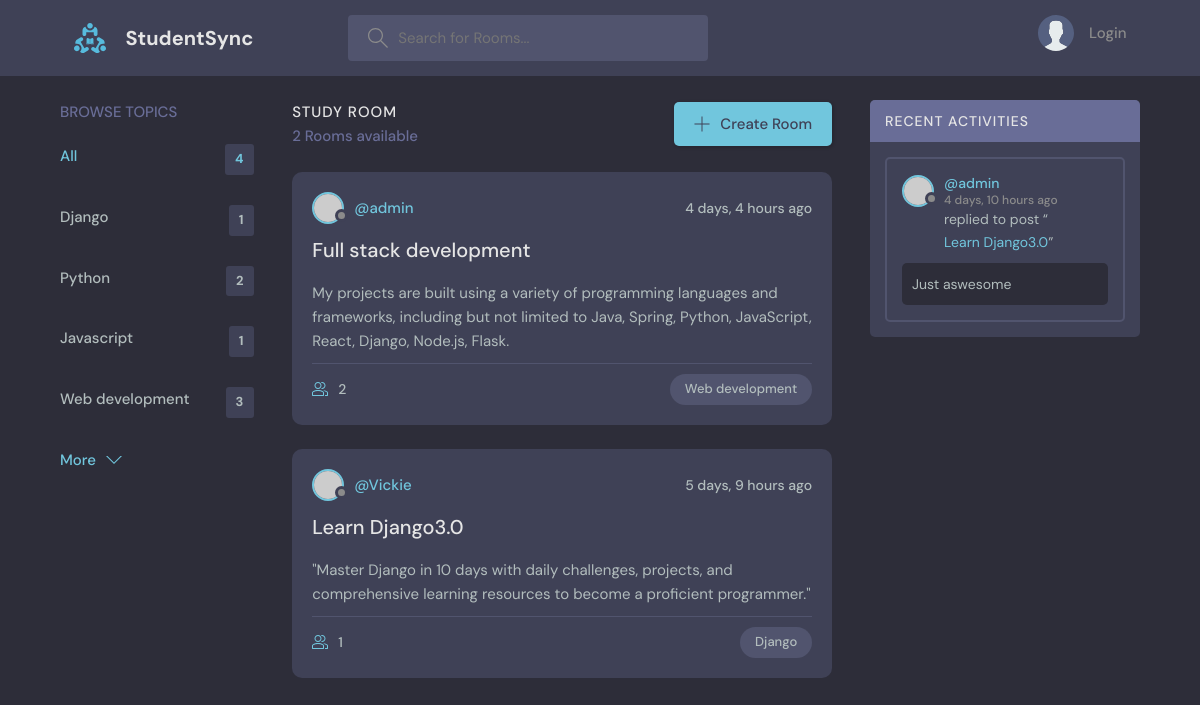
Screenshot of /?q=Django with the database file from the repository.
### base/models.py (models this page shows, shortened)
class Topic(models.Model):
    name=models.CharField(max_length=200)

class Room(models.Model):
    host= models.ForeignKey(User,on_delete=models.SET_NULL,null=True)
    topic= models.ForeignKey(Topic,on_delete=models.SET_NULL,null=True)
    name=models.CharField(max_length=200)
    description=models.TextField(null=True,blank=True)
    participants=models.ManyToManyField(User,related_name='participants',blank=True)
    updated=models.DateTimeField(auto_now=True)
    created=models.DateTimeField(auto_now_add=True)
    class Meta:
        ordering=['-updated','-created']

class Message(models.Model):
    user=models.ForeignKey(User,on_delete=models.CASCADE)
    room=models.ForeignKey(Room,on_delete=models.CASCADE)
    body=models.TextField()
    updated=models.DateTimeField(auto_now=True)
    created=models.DateTimeField(auto_now_add=True)
    class Meta:
        ordering=['-updated','-created']

### base/views.py (the view)
# urls.py: path('',views.home,name="home"),
def home(request):
    q = request.GET.get('q') if request.GET.get('q') != None else ''
    rooms = Room.objects.filter(
        Q(topic__name__icontains=q) |
        Q(name__icontains=q) |
        Q(description__icontains=q)
    )
    topics = Topic.objects.all()
    room_messages = Message.objects.filter(Q(room__name__icontains=q))
    context = {'rooms': rooms, 'topics': topics,
               'room_messages': room_messages}
    return render(request, 'base/home.html', context)

### base/templates/base/home.html (shortened to what this page needs)
{% extends 'main.html' %} {% block content %}
<main class="layout layout--3">
  <div class="container">
    <div>{% include 'base/topics_component.html' %}</div>
    <div class="roomList">
      <div class="roomList__header">
        <div>
          <h2>Study Room</h2>
          <p>{{rooms.count}} Rooms available</p>
        </div>
        <a class="btn btn--main" href="{% url 'create-room' %}">
          <svg
            version="1.1"
            xmlns="http://www.w3.org/2000/svg"
            width="32"
            height="32"
            viewBox="0 0 32 32"
          >
            <title>add</title>
            <path
              d="M16.943 0.943h-1.885v14.115h-14.115v1.885h14.115v14.115h1.885v-14.115h14.115v-1.885h-14.115v-14.115z"
            ></path>
          </svg>
          Create Room
        </a>
      </div>
      {% include 'base/feed_component.html' %}
    </div>
    {% include 'base/activity_component.html' %}
  </div>
</main>
{% endblock content %}

### base/templates/base/topics_component.html
<div class="topics">
  <div class="topics__header">
    <h2>Browse Topics</h2>
  </div>
  <ul class="topics__list">
    <li>
      <a href="{% url 'home' %}" class="active">All <span>{{topics.count}}</span></a>
    </li>
    {% for topic in topics %}
    <li>
      <a href="{% url 'home' %}?q={{topic.name}}">{{topic.name}} <span>{{topic.room_set.all.count}}</span></a>
    </li>
    {% endfor %}
  </ul>
  <a class="btn btn--link" href="topics.html">
    More
    <svg
      version="1.1"
      xmlns="http://www.w3.org/2000/svg"
      width="32"
      height="32"
      viewBox="0 0 32 32"
    >
      <title>chevron-down</title>
      <path d="M16 21l-13-13h-3l16 16 16-16h-3l-13 13z"></path>
    </svg>
  </a>
</div>

### base/templates/base/feed_component.html (shortened to what this page needs)
{% for room in rooms %}
<div class="roomListRoom">
  <div class="roomListRoom__header">
    <a href="{% url 'profile' room.host.id %}" class="roomListRoom__author">
      <div class="avatar avatar--small">
        <img src="https://randomuser.me/api/portraits/women/11.jpg" />
      </div>
      <span>@{{room.host.username}}</span>
    </a>
    <div class="roomListRoom__actions">
      <span>{{room.created|timesince}} ago</span>
    </div>
  </div>
  <div class="roomListRoom__content">
    <a href="{% url 'room' room.id %}">{{room.name}}</a>
    <p>
      {{room.description}}
    </p>
  </div>
  <div class="roomListRoom__meta">
    <a href="{% url 'room' room.id %}" class="roomListRoom__joined">
      {{room.participants.all.count}}
    </a>
    <p class="roomListRoom__topic">{{room.topic.name}}</p>
  </div>
</div>
{% endfor %}

### base/templates/base/activity_component.html (shortened to what this page needs)
<div class="activities">
  <div class="activities__header">
    <h2>Recent Activities</h2>
  </div>
  {% for message in room_messages %}
  <div class="activities__box">
    <div class="activities__boxHeader roomListRoom__header">
      <a href="{% url 'profile' message.user.id %}" class="roomListRoom__author">
        <div class="avatar avatar--small">
          <img src="https://randomuser.me/api/portraits/women/11.jpg" />
        </div>
        <p>
          @{{message.user}}
          <span> {{message.created|timesince}} ago</span>
        </p>
      </a>
    </div>
    <div class="activities__boxContent">
      <p>
        replied to post “<a href="{% url 'room' message.room.id %}">{{message.room.name}}</a
        >”
      </p>
      <div class="activities__boxRoomContent">
        {{message.body}}
      </div>
    </div>
  </div>
  {% endfor %}
</div>

### rows the page displays
Topic: name "Django", room_set.all.count "1"
Topic: name "Python", room_set.all.count "2"
Topic: name "Javascript", room_set.all.count "1"
Topic: name "Web development", room_set.all.count "3"
Room: host.username "admin", created "4 days, 4 hours", name "Full stack development", description "My projects are built using a variety of programming languages and frameworks, including but not limited to Java, Spring, Python, JavaScript, React, Django, Node.js, Flask.", participants.all.count "2", topic.name "Web development"
Room: host.username "Vickie", created "5 days, 9 hours", name "Learn Django3.0", description "\"Master Django in 10 days with daily challenges, projects, and comprehensive learning resources to become a proficient programmer.\"", participants.all.count "1", topic.name "Django"
Message: user "admin", created "4 days, 10 hours", room.name "Learn Django3.0", body "Just aswesome"

### other values shown
{{ topics.count }} "4"
{{ rooms.count }} "2"
